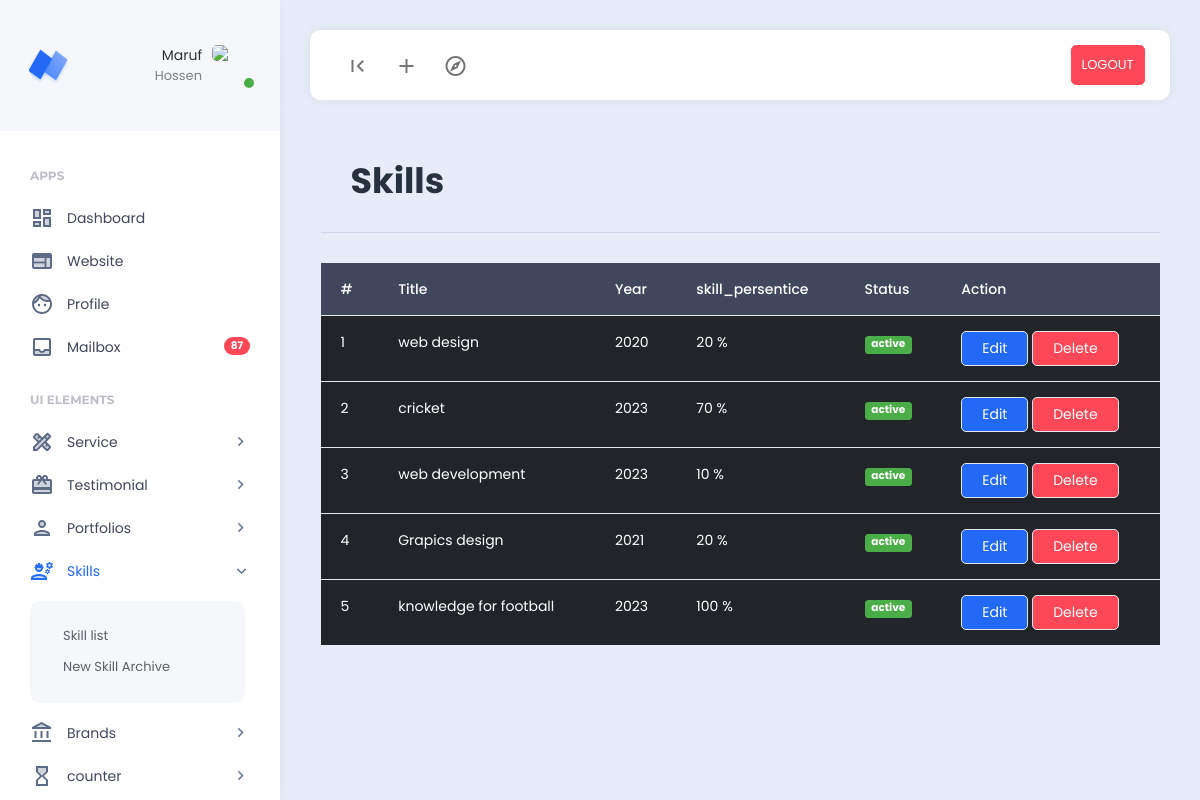
Screenshot of /dashboard/skills.php (signed in) with the database file from the repository.
### tables this page shows
CREATE TABLE `skills` (
  `id` int NOT NULL,
  `title` varchar(100) NOT NULL,
  `year` varchar(100) NOT NULL,
  `skill_persentice` int NOT NULL,
  `status` varchar(100) NOT NULL DEFAULT 'deactive'
);

### dashboard/skills.php (the view, shortened to what this page needs)
<?php
include('./extends/header.php');
include("../config/db.php");
$select_skill = "SELECT * FROM skills";
$skills = mysqli_query($db_connect,$select_skill);
$serial = 0;
?>
<div class="row">
        <div class="col">
            <div class="page-description">
            <h1>Skills</h1>
            </div>
        </div>
</div>
    <div class="row">
        <div class="col-12">
        <table class="table table-dark table-hover">
  <thead>
    <tr>
      <th scope="col">#</th>
      <th scope="col">Title</th>
      <th scope="col">Year</th>
      <th scope="col">skill_persentice</th></th>
      <th scope="col">Status</th>
      <th scope="col">Action</th>
    </tr>
  </thead>
  <tbody>
    <?php  foreach($skills as $skill) :?>
  <tr>
      <td scope="row"><?= ++$serial?></td>
      <td><i class=""></i><?=$skill['title']?></td>
      <td><?= $skill['year']?></td>
      <td><?= $skill['skill_persentice']?> %</td>
      <td>
        <?php if($skill['status'] =="active"):?>
        <a class="badge bg-success" href="skills_post.php?change_status=<?= $skill['id']?>"><?= $skill['status']?></a>
        <?php else: ?>
        <a class="badge bg-danger" href="skills_post.php?change_status=<?= $skill['id']?>"><?= $skill['status']?></a>
        <?php endif; ?>
      </td>
      <td>
        <a class="btn btn-primary" href="skills_edit.php?edit_id=<?= $skill['id']?>">Edit</a>
        <a class="btn btn-danger" href="skills_post.php?delete_id=<?= $skill['id']?>">Delete</a>
      </td>
    </tr>
    <?php endforeach;?>
  </tbody>
</table>
        </div>
    </div>
<?php
include('./extends/footer.php');
?>

### rows the page displays
skills: title "web design", year "2020", skill_persentice "20", status "active"
skills: title "cricket", year "2023", skill_persentice "70", status "active"
skills: title "web development", year "2023", skill_persentice "10", status "active"
skills: title "Grapics design", year "2021", skill_persentice "20", status "active"
skills: title "knowledge for football", year "2023", skill_persentice "100", status "active"

### other values shown
$_SESSION['admin_name'] "Maruf"
$_SESSION['admin_email'] "Hossen"
